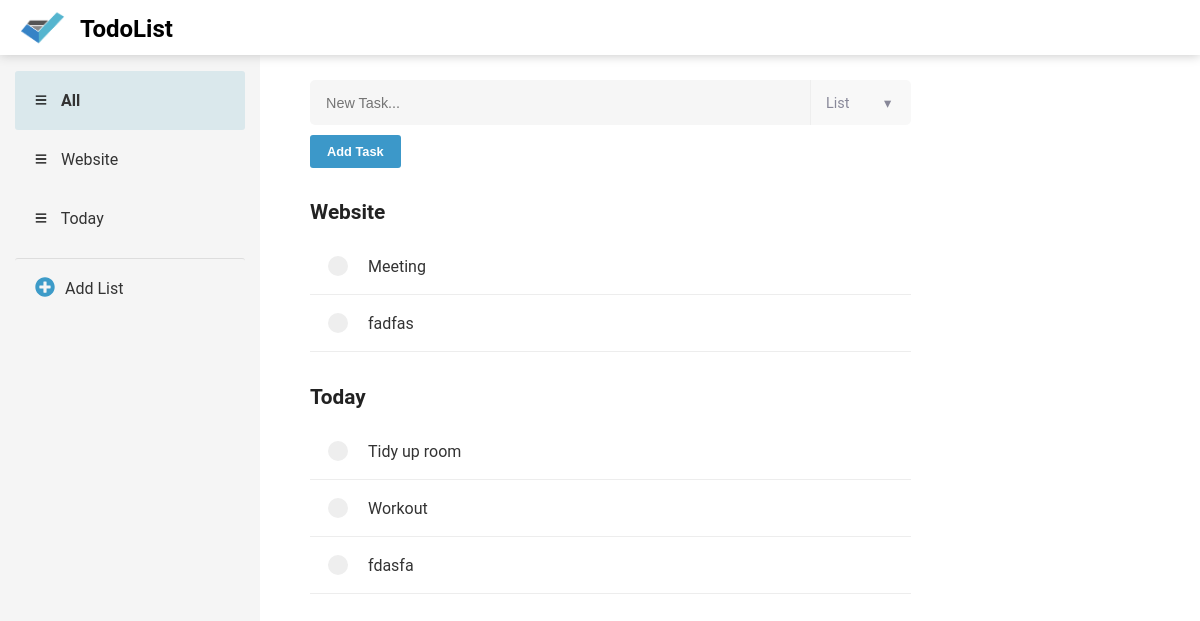
The app's page /, older data.
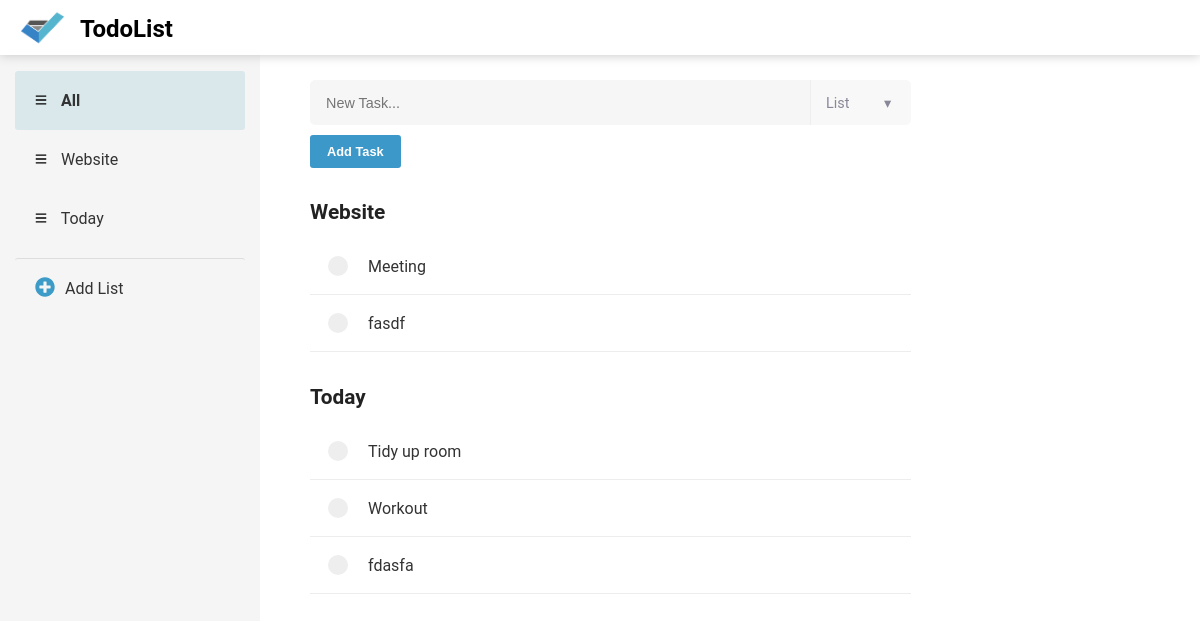
The same page, newer data.
### list/models.py (models this page shows, shortened)
class Category(models.Model):
	name = models.CharField(max_length=50, unique=True, blank=False)

class Task(models.Model):
	PRIORITY_CHOICES = [('C', 'Critical'),('H','High'), ('M', 'Medium'), ('L', 'Low')]
	title = models.CharField(max_length=100)
	due_date = models.DateTimeField(blank=True, default=datetime.now)
	done = models.BooleanField(default=False)
	priority = models.CharField(choices=PRIORITY_CHOICES, max_length=10)
	category = models.ForeignKey('Category')

### list/views.py (the view)
# urls.py: 2. Add a URL to urlpatterns:  url(r'^$', views.home, name='home')
def home(request):
	categories = Category.objects.all()
	data = {}
	for c in categories:
		data[c] = c.task_set.filter(done=False)
	return render(request, "home.html", {"data": data})

### list/templates/home.html (shortened to what this page needs)
{% extends 'base.html' %}
{% load static %}
{% block content %}
<div class="sidebar" id="sidebar">
	<ul id="listTabs">
		<li class="side active sideTabs" id="tabAll">
			<a> <img src="{% static 'list.svg' %}" class="listIcon"> All </a>
		</li>
		{% for c in data %}
			{% with c.id|stringformat:"s" as cid %}
			<li class="side sideTabs" id="{{'tab'|add:cid}}">
				<a class="categoryLink">
					<img src="{% static 'list.svg' %}" class="listIcon">
					{{ c.name }}
				</a>
			</li>
			{% endwith %}
		{% endfor %}
		<div class="side" id="tabNewCategory">
			<a class="addListLink">
				<img src="{% static 'plus.svg' %}" class="addIcon"><span id="addList">Add List</span>
			</a>
		</div>
	</ul>
</div>
<div class="content">
	<div class="taskForm">
		<form id="newTask">
			<div class="textArea">
				<input type="text" name="newTask" placeholder="New Task..." id="taskTextInput" autocomplete="off">
				<div class="dropDown">
					<a class="categoryDropDown" id="categoryDropDown">
						<span id="selectedCategory">List&nbsp;&nbsp;</span><span id="downIcon">&#9662;</span>
					</a>
				</div>
				<div class="submitButton">
					<input type="submit" value="Add Task">
				</div>
			</div>
		</form>
	</div>
	<div class="taskList" id="categoryContent">
		<ul id="listNames">
			{% for c, tasks in data.items %}
				{% with c.id|stringformat:"s" as cid %}
				<div id="{{'category'|add:cid}}" class="catDetails">
				{% endwith %}
					<h1> {{ c.name }} </h1>
					{% for t in tasks %}
						{% with t.id|stringformat:"s" as taskid %}
						<li class="task" id="{{'taskDiv'|add:taskid}}">
							<a class="taskLink">
								<label for="{{'check'|add:taskid}}" class="checkBoxContainer">
								<span class="customCheckBox"> </span>
								<span class="taskTitle">{{ t.title }}</span>
								</label>
							</a>
						</li>
						{% endwith %}
					{% endfor %}
					<br>
				</div>
			{% endfor %}
		</ul>
	</div>
</div>
{% endblock content %}

Row changes from the older to the newer data that the page shows:
removed Task: title "fadfas", shown under Category "Website"
added Task: title "fasdf", shown under Category "Website"
